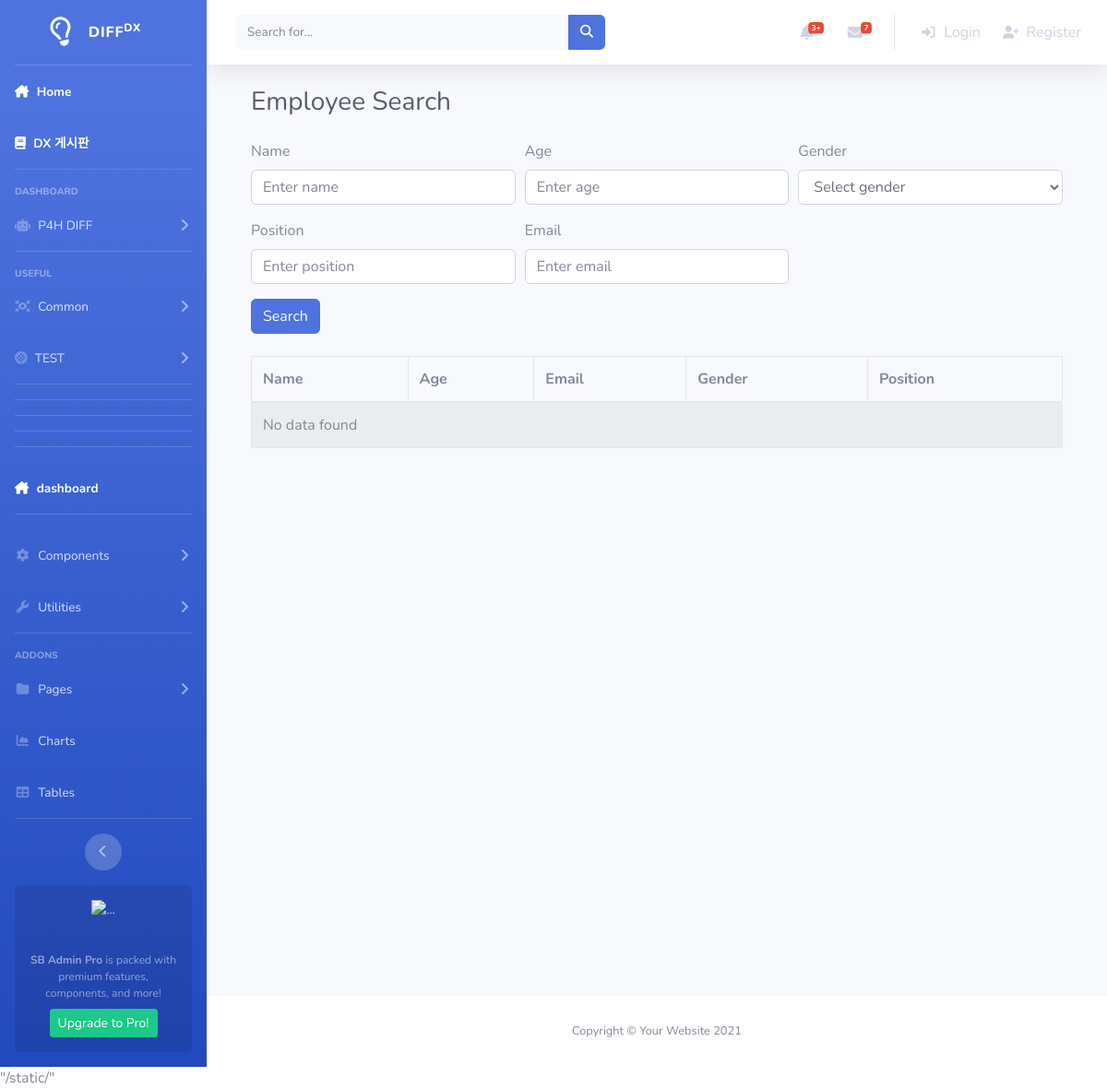
The page /TTTT/search/ on the database as committed earlier.
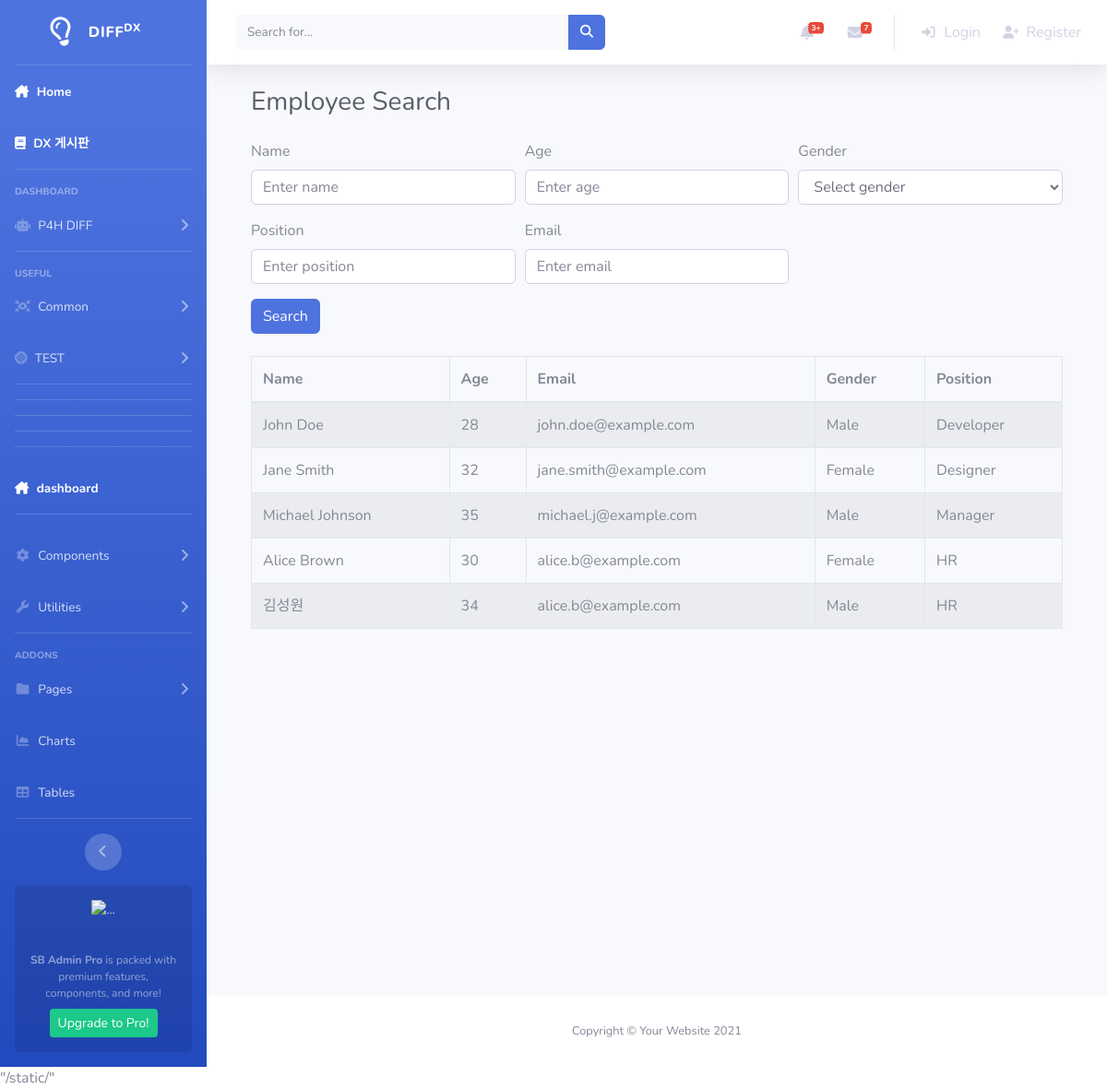
The same page on the database as committed later.
### TTTT/models.py (models this page shows, shortened)
class Employee(models.Model):
    name = models.CharField(max_length=100)
    age = models.IntegerField()
    email = models.EmailField(blank=True, null=True)
    gender = models.CharField(max_length=10)
    position = models.CharField(max_length=100)

### TTTT/views.py (the view)
# urls.py: path('search/', views.search_results, name='search_results'),
def search_results(request):
    name = request.GET.get('name', '')
    age = request.GET.get('age', '')
    gender = request.GET.get('gender', '')
    position = request.GET.get('position', '')
    email = request.GET.get('email', '')
    query = Q()  # 빈 쿼리 객체
    if name:
        query &= Q(name__icontains=name)
    if age and age.isdigit():
        query &= Q(age=int(age))
    if gender:
        query &= Q(gender=gender)
    if position:
        query &= Q(position__icontains=position)
    if email:
        query &= Q(email__icontains=email)
    if not any([name, age, gender, position, email]):
        employees = Employee.objects.all()[:10]  # 처음 10개의 데이터만 가져옴
    else:
        employees = Employee.objects.filter(query)
    return render(request, 'TTTT/TTTT_home.html', {'data': employees})

### templates/TTTT/TTTT_home.html (shortened to what this page needs)
{% extends 'Common/base.html' %}
{% block content %}
    <div class="container-fluid">
        <h1 class="h3 mb-4 text-gray-800">Employee Search</h1>
        <form id="searchForm" method="GET" action="{% url 'TTTT:search_results' %}">
            <div class="form-row">
                <div class="form-group col-md-4">
                    <label for="name">Name</label>
                    <input type="text" class="form-control" id="name" name="name" value="{{ request.GET.name|default:'' }}" placeholder="Enter name">
                </div>
                <div class="form-group col-md-4">
                    <label for="age">Age</label>
                    <input type="number" class="form-control" id="age" name="age" value="{{ request.GET.age|default:'' }}" placeholder="Enter age">
                </div>
                <div class="form-group col-md-4">
                    <label for="gender">Gender</label>
                    <select class="form-control" id="gender" name="gender">
                        <option value="">Select gender</option>
                    </select>
                </div>
            </div>
            <div class="form-row">
                <div class="form-group col-md-4">
                    <label for="position">Position</label>
                    <input type="text" class="form-control" id="position" name="position" value="{{ request.GET.position|default:'' }}" placeholder="Enter position">
                </div>
                <div class="form-group col-md-4">
                    <label for="email">Email</label>
                    <input type="email" class="form-control" id="email" name="email" value="{{ request.GET.email|default:'' }}" placeholder="Enter email">
                </div>
            </div>
            <button type="submit" class="btn btn-primary">Search</button>
        </form>
        <div class="mt-4">
            <table id="dataTable" class="table table-striped table-bordered">
                <thead>
                    <tr>
                        <th>Name</th>
                        <th>Age</th>
                        <th>Email</th>
                        <th>Gender</th>
                        <th>Position</th>
                    </tr>
                </thead>
                <tbody>
                    {% for employee in data %}
                    <tr>
                        <td>{{ employee.name }}</td>
                        <td>{{ employee.age }}</td>
                        <td>{{ employee.email }}</td>
                        <td>{{ employee.gender }}</td>
                        <td>{{ employee.position }}</td>
                    </tr>
                    {% empty %}
                    <tr>
                        <td colspan="5">No data found</td>
                    </tr>
                    {% endfor %}
                </tbody>
            </table>
        </div>
    </div>
{% endblock %}

### templates/Common/base.html (shortened to what this page needs)
{% load static %}
<!DOCTYPE html>
<html lang="en">
<head>
    <link href="{% static 'vendor/fontawesome-free/css/all.min.css' %}" rel="stylesheet" type="text/css">
    <link href="{% static 'css/sb-admin-2.min.css' %}" rel="stylesheet">
    <link rel="stylesheet" href="https://cdn.datatables.net/1.10.21/css/dataTables.bootstrap4.min.css">
    <link rel="stylesheet" href="https://cdn.datatables.net/buttons/1.6.5/css/buttons.bootstrap4.min.css">
</head>
<body id="page-top">
    <div id="wrapper">
        {% include 'Common/Sidebar.html' %}
        <div id="content-wrapper" class="d-flex flex-column">
            <div id="content">
                {% include 'Common/topbar.html' %}
                <div class="container-fluid">
                    {% block content %}{% endblock %}
                </div>
            </div>
            <footer class="sticky-footer bg-white">
                <div class="container my-auto">
                    <div class="copyright text-center my-auto">
                        <span>Copyright &copy; Your Website 2021</span>
                    </div>
                </div>
            </footer>
        </div>
    </div>
    "{% static '' %}"
</body>
</html>

### templates/Common/Sidebar.html (shortened to what this page needs)
<ul class="navbar-nav bg-gradient-primary sidebar sidebar-dark accordion" id="accordionSidebar">
    <a class="sidebar-brand d-flex align-items-center justify-content-center" href="{% url 'masterhome:index' %}">
        <div class="sidebar-brand-icon rotate-n-15">
            <i class="fa-sharp fa-regular fa-lightbulb"></i>
        </div>
        <div class="sidebar-brand-text mx-3">DIFF<sup>DX</sup></div>
    </a>
    <hr class="sidebar-divider my-0">
    <li class="nav-item active">
        <a class="nav-link" href="{% url 'masterhome:index' %}">
            <i class="fa-sharp fa-solid fa-house-chimney"></i>
            <span>Home</span></a>
    </li>
    <li class="nav-item active">
        <a class="nav-link" href="{% url 'board:post_list' %}">
            <i class="fa-solid fa-book"></i>
            <span>DX 게시판</span></a>
    </li>
    <hr class="sidebar-divider">
    <div class="sidebar-heading">
        DashBoard
    </div>
    <li class="nav-item">
        <a class="nav-link collapsed" href="" data-toggle="collapse" data-target="#collapseDASHBOARD_LP"
            aria-expanded="true" aria-controls="collapseDASHBOARD_LP">
            <i class="fa-solid fa-robot"></i>
            <span>P4H DIFF</span>
        </a>
    </li>
    <hr class="sidebar-divider">
    <div class="sidebar-heading">
        USEFUL
    </div>
    <li class="nav-item">
        <a class="nav-link collapsed" href="#" data-toggle="collapse" data-target="#collapseUSEFUL_Common"
            aria-expanded="true" aria-controls="collapseUSEFUL_Common">
            <i class="fa-solid fa-arrows-to-eye"></i>
            <span>Common</span>
        </a>
    </li>
    <li class="nav-item">
        <a class="nav-link collapsed" href="#" data-toggle="collapse" data-target="#collapseUSEFUL_TEST"
            aria-expanded="true" aria-controls="collapseUSEFUL_TEST">
            <i class="fa-solid fa-stroopwafel"></i>
            <span>TEST</span>
        </a>
    </li>
    <hr class="sidebar-divider">
    <hr class="sidebar-divider">
    <hr class="sidebar-divider">
    <hr class="sidebar-divider">
    <hr class="sidebar-divider">
    <li class="nav-item active">
        <a class="nav-link" href="{% url 'refweb:index' %}">
            <i class="fa-sharp fa-solid fa-house-chimney"></i>
            <span>dashboard</span></a>
    </li>
    <hr class="sidebar-divider">
    <li class="nav-item">
        <a class="nav-link collapsed" href="#" data-toggle="collapse" data-target="#collapseTwo"
            aria-expanded="true" aria-controls="collapseTwo">
            <i class="fas fa-fw fa-cog"></i>
            <span>Components</span>
        </a>
    </li>
    <li class="nav-item">
        <a class="nav-link collapsed" href="#" data-toggle="collapse" data-target="#collapseUtilities"
            aria-expanded="true" aria-controls="collapseUtilities">
            <i class="fas fa-fw fa-wrench"></i>
            <span>Utilities</span>
        </a>
    </li>
    <hr class="sidebar-divider">
    <div class="sidebar-heading">
        Addons
    </div>
    <li class="nav-item">
        <a class="nav-link collapsed" href="#" data-toggle="collapse" data-target="#collapsePages"
            aria-expanded="true" aria-controls="collapsePages">
            <i class="fas fa-fw fa-folder"></i>
            <span>Pages</span>
        </a>
    </li>
    <li class="nav-item">
        <a class="nav-link" href="{% url 'refweb:refweb_charts' %}">
            <i class="fas fa-fw fa-chart-area"></i>
            <span>Charts</span></a>
    </li>
    <li class="nav-item">
        <a class="nav-link" href="{% url 'refweb:refweb_tables' %}">
            <i class="fas fa-fw fa-table"></i>
            <span>Tables</span></a>
    </li>
    <hr class="sidebar-divider d-none d-md-block">
    <div class="text-center d-none d-md-inline">
        <button class="rounded-circle border-0" id="sidebarToggle"></button>
    </div>
    <div class="sidebar-card d-none d-lg-flex">
        <img class="sidebar-card-illustration mb-2" src="img/undraw_rocket.svg" alt="...">
        <p class="text-center mb-2"><strong>SB Admin Pro</strong> is packed with premium features, components, and more!</p>
        <a class="btn btn-success btn-sm" href="https://startbootstrap.com/theme/sb-admin-pro">Upgrade to Pro!</a>
    </div>
</ul>

### templates/Common/topbar.html (shortened to what this page needs)
<nav class="navbar navbar-expand navbar-light bg-white topbar mb-4 static-top shadow">
    <form
        class="d-none d-sm-inline-block form-inline mr-auto ml-md-3 my-2 my-md-0 mw-100 navbar-search">
        <div class="input-group">
            <input type="text" class="form-control bg-light border-0 small" placeholder="Search for..."
                aria-label="Search" aria-describedby="basic-addon2">
            <div class="input-group-append">
                <button class="btn btn-primary" type="button">
                    <i class="fas fa-search fa-sm"></i>
                </button>
            </div>
        </div>
    </form>
    <ul class="navbar-nav ml-auto">
        <li class="nav-item dropdown no-arrow mx-1">
            <a class="nav-link dropdown-toggle" href="#" id="alertsDropdown" role="button"
                data-toggle="dropdown" aria-haspopup="true" aria-expanded="false">
                <i class="fas fa-bell fa-fw"></i>
                <span class="badge badge-danger badge-counter">3+</span>
            </a>
        </li>
        <li class="nav-item dropdown no-arrow mx-1">
            <a class="nav-link dropdown-toggle" href="#" id="messagesDropdown" role="button"
                data-toggle="dropdown" aria-haspopup="true" aria-expanded="false">
                <i class="fas fa-envelope fa-fw"></i>
                <span class="badge badge-danger badge-counter">7</span>
            </a>
        </li>
        {% if user.is_authenticated %}
            <li class="nav-item dropdown no-arrow">
                <a class="nav-link dropdown-toggle" href="#" id="userDropdown" role="button"
                data-toggle="dropdown" aria-haspopup="true" aria-expanded="false">
                    <span class="mr-2 d-none d-lg-inline text-gray-600 small">{{ user.username }}</span>
                    <img class="img-profile rounded-circle" src="path/to/default/profile/image">
                </a>
                <div class="dropdown-menu dropdown-menu-right shadow animated--grow-in"
                    aria-labelledby="userDropdown">
                    <a class="dropdown-item" href="">
                        <i class="fas fa-user fa-sm fa-fw mr-2 text-gray-400"></i>
                        Profile
                    </a>
                    <a class="dropdown-item" href="">
                        <i class="fas fa-cogs fa-sm fa-fw mr-2 text-gray-400"></i>
                        Settings
                    </a>
                    <a class="dropdown-item" href="">
                        <i class="fas fa-list fa-sm fa-fw mr-2 text-gray-400"></i>
                        Activity Log
                    </a>
                    <div class="dropdown-divider"></div>
                    <a class="dropdown-item" href="#" data-toggle="modal" data-target="#logoutModal">
                        <i class="fas fa-sign-out-alt fa-sm fa-fw mr-2 text-gray-400"></i>
                        Logout
                    </a>
                </div>
            </li>
        {% else %}
            <li class="nav-item">
                <a class="nav-link" href="{% url 'masterhome:login' %}">
                    <i class="fas fa-sign-in-alt fa-sm fa-fw mr-2 text-gray-400"></i>
                    Login
                </a>
            </li>
            <li class="nav-item">
                <a class="nav-link" href="{% url 'masterhome:register' %}">
                    <i class="fas fa-user-plus fa-sm fa-fw mr-2 text-gray-400"></i>
                    Register
                </a>
            </li>
        {% endif %}
    </ul>
</nav>

Rows that differ between the two databases and show on the page:
added Employee: name "John Doe", age "28", email "john.doe@example.com", gender "Male", position "Developer"
added Employee: name "Jane Smith", age "32", email "jane.smith@example.com", gender "Female", position "Designer"
added Employee: name "Michael Johnson", age "35", email "michael.j@example.com", gender "Male", position "Manager"
added Employee: name "Alice Brown", age "30", email "alice.b@example.com", gender "Female", position "HR"
added Employee: name "김성원", age "34", email "alice.b@example.com", gender "Male", position "HR"
Other text that changed with them:
text no longer shown: "No data found"
